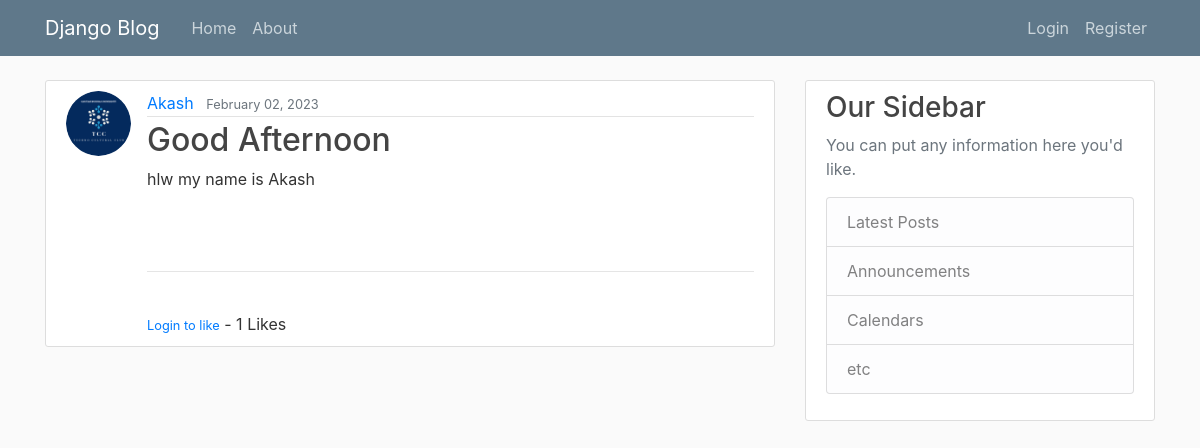
Screenshot of /post/12/ with the database file from the repository.
### blog/models.py (models this page shows, shortened)
class Post(models.Model):
    title = models.CharField(max_length=100)
    content = models.TextField()
    date_posted = models.DateTimeField(default=timezone.now)
    author = models.ForeignKey(User,on_delete=models.CASCADE)
    likes = models.ManyToManyField(User, related_name='blog_post')
    def total_likes(self):
        return self.likes.count()

### user/models.py (models this page shows, shortened)
class Profile(models.Model):
    user = models.OneToOneField(User,on_delete=models.CASCADE)
    image = models.ImageField(default='default.jpg',upload_to='profile-pics')

### blog/views.py (the view)
# urls.py: path('post/<int:pk>/',PostDetailView.as_view(),name="post-detail"),
class PostDetailView(DetailView):
    model = Post
    def get_context_data(self, **kwargs):
        stuff = get_object_or_404(Post, id=self.kwargs['pk'])
        context = super(PostDetailView, self).get_context_data()
        total_likes = stuff.total_likes()
        liked = False
        if stuff.likes.filter(id=self.request.user.id).exists():
            liked = True
        context["total_likes"] = total_likes
        context["liked"] = liked
        return context

### blog/templates/blog/post_detail.html (shortened to what this page needs)
{% extends 'blog/base.html'%}
{% block content %}
        <article class="media content-section">
            <img class="rounded-circle article-img" src="{{ object.author.profile.image.url }}"/>
          <div class="media-body">
            <div class="article-metadata">
              <a class="mr-2" href="{% url 'user-post' object.author.username %}">{{ object.author }}</a>
              <small class="text-muted">{{ object.date_posted |date:"F d, Y" }}</small>
            </div>
            <h2 class="article-title">{{ object.title }}</h2>
            <p class="article-content">{{ object.content }}</p>
              <br/><br/>
              <hr>
              <br/>
              <form action="{% url 'like_post' post.pk %}"
                    method="POST">
              {% if object.author == user %}
                  {% if liked %}
                      <button type="submit", name="post_id", value
                      = "{{ post.id }}", class="btn btn-danger btn-sm">Unlike</button>
                  {% else %}
                      <button type="submit", name="post_id", value
                      = "{{ post.id }}", class="btn btn-primary btn-sm">Like</button>
                  {% endif %}
              {% else %}
                  <small><a href="{% url "login" %}">Login to like</a></small>
              {% endif%}
                  - {{ total_likes }} Likes
              </form>
          </div>
        </article>
{% endblock %}

### blog/static/blog/main.css (style rules this page uses)
body { background: #fafafa; color: #333333; margin-top: 5rem; }
h1, h2, h3, h4, h5, h6 { color: #444444; }
.content-section { background: #ffffff; padding: 10px 20px; border: 1px solid #dddddd; border-radius: 3px; margin-bottom: 20px; }
.article-title { color: #444444; }
.article-content { white-space: pre-line; }
.article-img { height: 65px; width: 65px; margin-right: 16px; }
.article-metadata { padding-bottom: 1px; margin-bottom: 4px; border-bottom: 1px solid #e3e3e3 }

### rows the page displays
Post: author.profile.image (picture), author "Akash", date_posted "February 02, 2023", title "Good Afternoon", content "hlw my name is Akash"

### other values shown
{{ total_likes }} "1"
